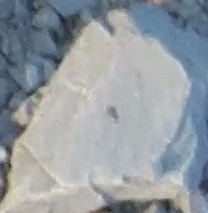
#> input picture data/stone1.jpg, 208 x 213 px, found by its file name
$ python another_attempt.py
#> lines starting #> are read from the running program, lines starting #| are printed output that depends on the picture; after the words box and inside, x2 and y2 are one past the last pixel; in counts of white or black regions, pixels touching at a corner belong together
#> further down, img is the input picture: shape (213, 208, 3); mean B, G, R 161.9, 156.1, 149.2
import cv2
import numpy as np


def onStonesTb(self):

    B = cv2.getTrackbarPos('B', 'Stones')
    G = cv2.getTrackbarPos('G', 'Stones')
    R = cv2.getTrackbarPos('R', 'Stones')

    # img = cv2.imread("data/stone1.jpg", cv2.IMREAD_COLOR)
    # convert to HSV
    hsv = cv2.cvtColor(img, cv2.COLOR_BGR2HSV)
#> hsv: shape (213, 208, 3); mean H, S, V 77, 34.2, 165.3
    # set lower and upper color limits
    lower_val = np.array([0, 0, 0])
    upper_val = np.array([B, G, R])
    # Threshold the HSV image
    mask = cv2.inRange(hsv, lower_val, upper_val)
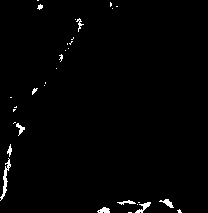
#> mask: shape (213, 208); 1.3% white; 32 white regions (22 under 20 px), largest, box (x1, y1, x2, y2) and area: (0, 158, 11, 201) 131, (135, 202, 151, 213) 69, (159, 199, 174, 208) 58
    # remove noise
    kernel = np.ones((1, 2), np.uint8)
    mask = cv2.morphologyEx(mask, cv2.MORPH_OPEN, kernel)
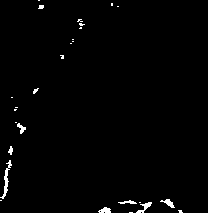
#> mask: shape (213, 208); 1.2% white; 27 white regions (19 under 20 px), largest, box (x1, y1, x2, y2) and area: (0, 160, 12, 199) 122, (136, 202, 152, 213) 67, (160, 199, 175, 208) 58
    kernel = np.ones((1, 5), np.uint8)
    mask = cv2.morphologyEx(mask, cv2.MORPH_CLOSE, kernel)
#> mask: shape (213, 208); 1.3% white; 25 white regions (17 under 20 px)
    # find contours in mask
    contours, hierarchy = cv2.findContours(mask, cv2.RETR_EXTERNAL, cv2.CHAIN_APPROX_SIMPLE)
#> contours = 25 contours, 19 with area under 20; largest, box (x1, y1, x2, y2) and area: (0, 160, 12, 199) 80, (129, 202, 152, 213) 45, (160, 199, 175, 208) 43, (98, 207, 111, 213) 42, (17, 123, 26, 134) 31, (118, 200, 141, 204) 24
    # [9 lines of commented-out code are left out]
    cv2.imshow("mask", mask)
    # cv2.waitKey(0)
    # cv2.destroyAllWindows()


if __name__ == '__main__':
    img = cv2.imread('data/stone1.jpg')
    # pad_size = 8
    # image = cv2.copyMakeBorder(
    #     image, pad_size, pad_size, pad_size, pad_size, borderType=cv2.BORDER_CONSTANT, value=[0, 0, 0])

    # set defaults
    B = 100  # width in millimetre
    G = 100  # max saturation for stones
    R = 100  # max brightness for shadow
    # removeShadow = 1  # try to remove shadows (1=Yes 0=No)

    winName = 'Stones'
    cv2.imshow(winName, img)
    cv2.createTrackbar("B", winName, B, 255, onStonesTb)
    cv2.createTrackbar("G", winName, G, 255, onStonesTb)
    cv2.createTrackbar("R", winName, R, 255, onStonesTb)
    # cv2.createTrackbar("remove Shadow", winName, removeShadow, 1, onStonesTb)

    onStonesTb(1)
    cv2.waitKey(0)

$ run again, with data/stone3.jpg copied over data/stone1.jpg
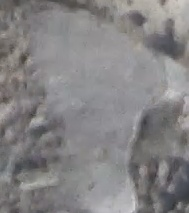
#> input picture data/stone3.jpg, 189 x 213 px, found by its file name
#> img is the input picture: shape (213, 189, 3); mean B, G, R 131.8, 130.9, 132.7
#> hsv: shape (213, 189, 3); mean H, S, V 91.7, 8.6, 134.1
#> in onStonesTb, `mask = cv2.inRange(hsv, lower_val, upper_val)`:
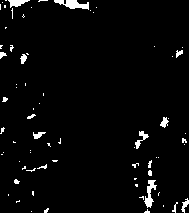
#> mask: shape (213, 189); 3.1% white; 72 white regions (55 under 20 px), largest, box (x1, y1, x2, y2) and area: (54, 0, 89, 10) 192, (144, 180, 157, 208) 162, (8, 0, 30, 8) 98
#> in onStonesTb, `mask = cv2.morphologyEx(mask, cv2.MORPH_CLOSE, kernel)`:
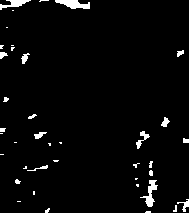
#> mask: shape (213, 189); 3.1% white; 39 white regions (21 under 20 px)
#> contours = 39 contours, 29 with area under 20; largest, box (x1, y1, x2, y2) and area: (55, 0, 90, 9) 158, (140, 180, 158, 207) 135, (0, 0, 31, 10) 98, (136, 131, 150, 149) 56, (161, 117, 170, 127) 38

$ run again, with data/stone4.jpg copied over data/stone1.jpg
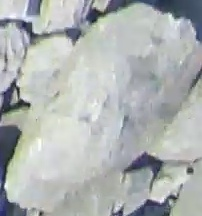
#> input picture data/stone4.jpg, 202 x 216 px, found by its file name
#> img is the input picture: shape (216, 202, 3); mean B, G, R 178, 178.9, 174.4
#> hsv: shape (216, 202, 3); mean H, S, V 77.5, 17.6, 182.6
#> in onStonesTb, `mask = cv2.inRange(hsv, lower_val, upper_val)`:
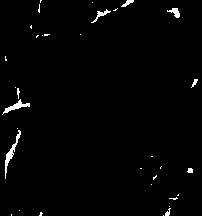
#> mask: shape (216, 202); 1.5% white; 33 white regions (24 under 20 px), largest, box (x1, y1, x2, y2) and area: (5, 130, 21, 179) 161, (2, 99, 30, 115) 127, (91, 9, 111, 23) 67
#> in onStonesTb, `mask = cv2.morphologyEx(mask, cv2.MORPH_OPEN, kernel)`:
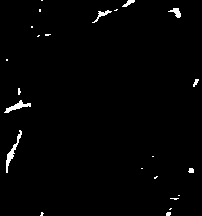
#> mask: shape (216, 202); 1.4% white; 23 white regions (16 under 20 px), largest, box (x1, y1, x2, y2) and area: (6, 130, 22, 173) 152, (4, 100, 31, 113) 124, (92, 10, 112, 23) 66
#> contours = 23 contours, 18 with area under 20; largest, box (x1, y1, x2, y2) and area: (6, 130, 22, 173) 106, (4, 100, 31, 113) 98, (92, 10, 112, 23) 47, (168, 8, 181, 18) 46, (122, 0, 135, 7) 29
